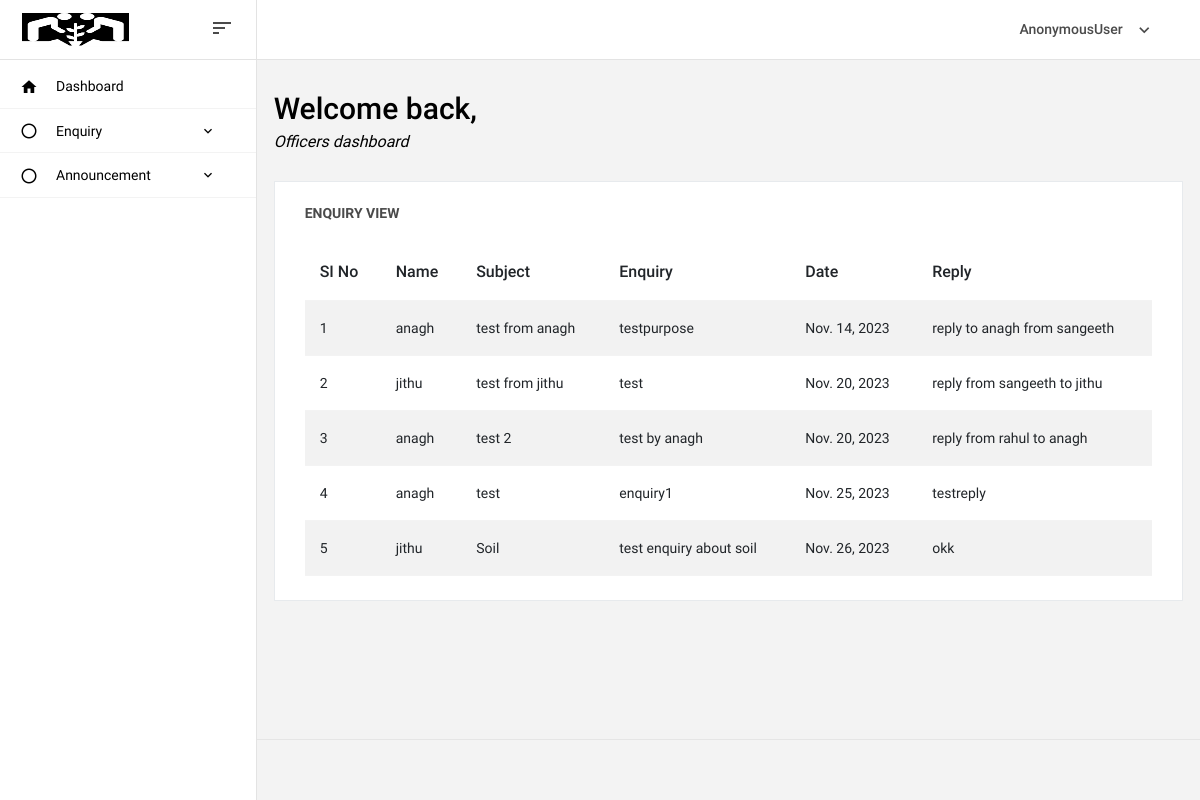
Screenshot of /enquiry_view_of/ with the database file from the repository.
### cropyieldapp/models.py (models this page shows)
class Feedback(models.Model):
    user = models.ForeignKey(Login, on_delete=models.DO_NOTHING)
    subject = models.CharField(max_length=200)
    Enquiry = models.TextField()
    date = models.DateField()
    reply = models.TextField(null=True, blank=True)

class Login(AbstractUser):
    is_nursery = models.BooleanField(default=False)
    is_farmer = models.BooleanField(default=False)
    is_officer = models.BooleanField(default=False)

### cropyieldapp/officerviews.py (the view)
# urls.py: path('enquiry_view_of/', officerviews.enquiry_view, name="enquiry_view_of"),
def enquiry_view(request):
    f = Feedback.objects.all()
    return render(request, 'officer/enquiry_view.html', {'feedback': f})

### templates/officer/enquiry_view.html
{% extends 'officer/home.html' %}
{% load crispy_forms_tags %}
{% block content %}
<div class="col-lg-12 grid-margin stretch-card">
              <div class="card">
                <div class="card-body">
                  <h4 class="card-title">Enquiry View</h4>
                  <div class="table-responsive">
                    <table class="table table-striped">
                      <thead>
                      <tr>
                          <th>SI No</th>
                          <th>Name</th>
                          <th>Subject</th>
                          <th>Enquiry</th>
                          <th>Date</th>
                          <th>Reply</th>
                      </tr>
                      </thead>
                        <tbody>
                        {% for f in feedback %}
                        <tr>
                            <td>{{forloop.counter}}</td>
                            <td>{{f.user}}</td>
                            <td>{{f.subject}}</td>
                            <td>{{f.Enquiry}}</td>
                            <td>{{f.date}}</td>
                            <td>
                                {% if f.reply == None %}
                                <a href="{% url 'reply_Feedback' f.id %}">Reply Now</a>
                                {% else %}
                                {{f.reply}}
                                {% endif %}
                            </td>
                        </tr>
                        {% endfor %}
                        </tbody>
                    </table>
                  </div>
                </div>
              </div>
</div>
{% endblock %}

### templates/officer/home.html (shortened to what this page needs)
<!DOCTYPE html>
{% load static %}
<html lang="en">
<head>
  <link rel="stylesheet" href="{% static 'assets/vendors/mdi/css/materialdesignicons.min.css' %}">
  <link rel="stylesheet" href="{% static 'assets/vendors/base/vendor.bundle.base.css' %}">
  <link rel="stylesheet" href="{% static 'assets/vendors/datatables.net-bs4/dataTables.bootstrap4.css' %}">
  <link rel="stylesheet" href="{% static 'assets/css/style.css' %}">
</head>
<body>
  <div class="container-scroller">
    <nav class="navbar col-lg-12 col-12 p-0 fixed-top d-flex flex-row">
      <div class="navbar-brand-wrapper d-flex justify-content-center">
        <div class="navbar-brand-inner-wrapper d-flex justify-content-between align-items-center w-100">
          <a class="navbar-brand brand-logo" href="#"><img src="{% static 'assets/images/stack1.png' %}" alt="logo"/></a>
          <button class="navbar-toggler navbar-toggler align-self-center" type="button" data-toggle="minimize">
            <span class="mdi mdi-sort-variant"></span>
          </button>
        </div>
      </div>
      <div class="navbar-menu-wrapper d-flex align-items-center justify-content-end">
        <ul class="navbar-nav navbar-nav-right">
          <li class="nav-item nav-profile dropdown">
            <a class="nav-link dropdown-toggle" href="#" data-bs-toggle="dropdown" id="profileDropdown">
              <span class="nav-profile-name">{{request.user}}</span>
            </a>
          </li>
        </ul>
      </div>
    </nav>
    <div class="container-fluid page-body-wrapper">
      <nav class="sidebar sidebar-offcanvas" id="sidebar">
        <ul class="nav">
          <li class="nav-item">
            <a class="nav-link" href="#">
              <i class="mdi mdi-home menu-icon"></i>
              <span class="menu-title">Dashboard</span>
            </a>
          </li>
          <li class="nav-item">
            <a class="nav-link" data-bs-toggle="collapse" href="#ui-bas" aria-expanded="false" aria-controls="ui-bas">
              <i class="mdi mdi-circle-outline menu-icon"></i>
              <span class="menu-title">Enquiry</span>
              <i class="menu-arrow"></i>
            </a>
          </li>
            <li class="nav-item">
            <a class="nav-link" data-bs-toggle="collapse" href="#ui-basics" aria-expanded="false" aria-controls="ui-basic">
              <i class="mdi mdi-circle-outline menu-icon"></i>
              <span class="menu-title">Announcement</span>
              <i class="menu-arrow"></i>
            </a>
          </li>
        </ul>
      </nav>
      <div class="main-panel">
        <div class="content-wrapper">
          <div class="row">
            <div class="col-md-12 grid-margin">
              <div class="d-flex justify-content-between flex-wrap">
                <div class="d-flex align-items-end flex-wrap">
                  <div class="me-md-3 me-xl-5">
                    <h2>Welcome back,</h2>
                    <i class="mb-md-0">Officers dashboard</i>
                  </div>
                </div>
              </div>
            </div>
          </div>
          <div class="row">
            {% block content %}
            {% endblock %}
          </div>
        </div>
        <footer class="footer">
        </footer>
      </div>
    </div>
  </div>
</body>
</html>

### rows the page displays
Feedback: user "anagh", subject "test from anagh", Enquiry "testpurpose", date "Nov. 14, 2023", reply "reply to anagh from sangeeth"
Feedback: user "jithu", subject "test from jithu", Enquiry "test", date "Nov. 20, 2023", reply "reply from sangeeth to jithu"
Feedback: user "anagh", subject "test 2", Enquiry "test by anagh", date "Nov. 20, 2023", reply "reply from rahul to anagh"
Feedback: user "anagh", subject "test", Enquiry "enquiry1", date "Nov. 25, 2023", reply "testreply"
Feedback: user "jithu", subject "Soil", Enquiry "test enquiry about soil", date "Nov. 26, 2023", reply "okk"

### other values shown
{{ request.user }} "AnonymousUser"
